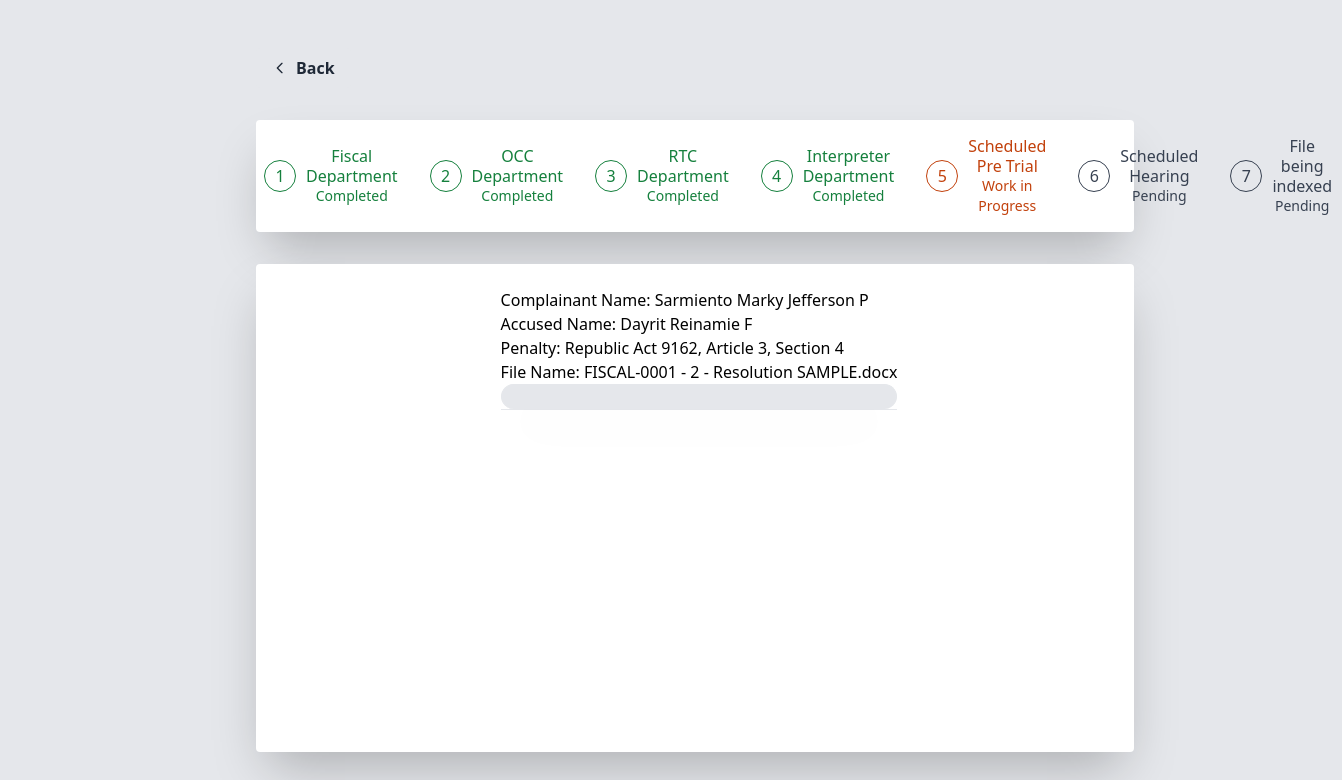
The page /src/pages/user/userQrRedirect.php?id=11 (signed in) on the database its author committed.
### tables this page shows
CREATE TABLE `v2_fiscal_submit_case` (
  `id` int(11) NOT NULL,
  `V1_CaseId` int(11) NOT NULL,
  `FromEmployee` varchar(50) NOT NULL,
  `Penalty` varchar(200) NOT NULL,
  `FileName` varchar(200) NOT NULL,
  `FileType` varchar(200) NOT NULL,
  `FileSize` int(11) NOT NULL,
  `FileData` blob NOT NULL,
  `DateSubmitted` date NOT NULL,
  `Accepted` tinyint(1) NOT NULL,
  `isReturn` tinyint(1) NOT NULL,
  `isReturnApproved` tinyint(1) NOT NULL,
  `Version` int(11) NOT NULL
);

CREATE TABLE `v1_pao_submit_case` (
  `id` int(11) NOT NULL,
  `FromEmployee` varchar(50) NOT NULL,
  `complainantLName` varchar(200) NOT NULL,
  `complainantFName` varchar(200) NOT NULL,
  `complainantMName` varchar(200) NOT NULL,
  `accusedLName` varchar(200) NOT NULL,
  `accusedFName` varchar(200) NOT NULL,
  `accusedMName` varchar(200) NOT NULL,
  `FileName` varchar(200) NOT NULL,
  `FileType` varchar(200) NOT NULL,
  `FileSize` int(11) NOT NULL,
  `FileData` blob NOT NULL,
  `Date` date NOT NULL,
  `Accepted` tinyint(1) NOT NULL,
  `isReturn` tinyint(1) NOT NULL,
  `isReturnApproved` tinyint(1) NOT NULL,
  `Version` int(11) NOT NULL
);

### src/pages/user/userQrRedirect.php (the view, shortened to what this page needs)
<?php
include('../../connection/config.php');
$loggedInRole = $_SESSION['role'] ?? '';
?>
<!DOCTYPE html>
<html lang="en">
<head>
    <link href="../../../dist/output.css" rel="stylesheet" />
    <script src="https://cdn.tailwindcss.com"></script>
    <link rel="stylesheet" href="https://cdnjs.cloudflare.com/ajax/libs/font-awesome/6.3.0/css/all.min.css">
</head>
<body class = "bg-gray-200">
    <?php
    if ($loggedInRole === "Fiscal") {
        $id = $_GET["id"];
        $FiscalQuery = "SELECT * FROM v2_fiscal_submit_case WHERE id = ?";
        $statement = $conn->prepare($FiscalQuery);
        $statement->bind_param("i", $id);
        $statement->execute();
        $FiscalQueryResult = $statement->get_result();
        if ($FiscalQueryResult->num_rows > 0) {
            $Fiscalrow = $FiscalQueryResult->fetch_assoc();
                $stepToDepartment = [
                    1 => 'Fiscal Department',
                    2 => 'OCC Department',
                    3 => 'RTC Department',
                    4 => 'Interpreter Department',
                    5 => 'Scheduled Pre Trial',
                    6 => 'Scheduled Hearing',
                    7 => 'File being indexed'
                ];
                $totalSteps = 7;
                $currentProgress = $Fiscalrow['Version'];
                echo '  <div class="text-center">';
                echo '  <div class="text-left sm:ml-64 sm:mt-12">';
                echo '    <a href="../user/userQRScanner.php" class="inline-flex items-center mb-8 bg-gray-200 hover:bg-gray-300 text-gray-800 font-bold py-2 px-4 rounded">';
                echo '      <svg class="mr-2 w-4 h-4" fill="none" stroke="currentColor" viewBox="0 0 24 24" xmlns="http://www.w3.org/2000/svg"><path stroke-linecap="round" stroke-linejoin="round" stroke-width              ="2" d="M15 19l-7-7 7-7"></path></svg>';
                echo '      Back';
                echo '    </a>';
                echo ' </div>';
                echo '<div class="ml-64 py-4 mr-52 pl-2 border-gray-500 rounded text-center bg-white shadow-2xl">';
                echo '<ol class="mx-auto w-full space-y-4 sm:flex sm:space-x-8 sm:space-y-0 rtl:space-x-reverse">';
               for ($step = 1; $step <= $totalSteps; $step++) {
                if ($step < $currentProgress) {
                    $colorClass = 'green';
                    $statusText = 'Completed';
                } elseif ($step == $currentProgress) {
                    $colorClass = 'orange';
                    $statusText = 'Work in Progress';
                } else {
                    $colorClass = 'gray';
                    $statusText = 'Pending';
                }
                echo '<li class="flex items-center text-' . $colorClass . '-700 dark:text-' . $colorClass . '-500 space-x-2.5 rtl:space-x-reverse">';
                echo '<span class="flex items-center justify-center w-8 h-8 border border-' . $colorClass . '-700 rounded-full shrink-0 dark:border-' . $colorClass . '-700">';
                echo $step;
                echo '</span>';
                echo '<span>';
                echo '<h3 class="font-medium leading-tight">' . $stepToDepartment[$step] . '</h3>';
                echo '<p class="text-sm">' . $statusText . '</p>';
                echo '</span>';
                echo '</li>';
               }
                echo '</ol>';
                echo '</div>';
                echo '<div class="ml-64 py-2 mr-52 pl-2 pb-24 border-gray-500 rounded text-center mt-8 bg-white shadow-2xl">';
                echo '<div class="max-w-md h-96 p-4 inline-block">';
                echo '<div class="border-b">';
                $V1_CaseId = $Fiscalrow["V1_CaseId"];
                $PaoQuery = "SELECT * FROM v1_pao_submit_case WHERE id = ?";
                $statement = $conn->prepare($PaoQuery);
                $statement->bind_param("i", $V1_CaseId);
                $statement->execute();
                $PaoQueryResult = $statement->get_result();
                $PAOrow = $PaoQueryResult->fetch_assoc();
                echo '<div class = "text-left">Complainant Name: ' . $PAOrow["complainantLName"] . ' ' . $PAOrow["complainantFName"] . ' ' . $PAOrow["complainantMName"] . '</div>';
                echo '<div class = "text-left">Accused Name: ' . $PAOrow["accusedLName"] . ' ' . $PAOrow["accusedFName"] . ' ' . $PAOrow["accusedMName"] . '</div>';
                echo '<div class = "text-left">Penalty: ' . $Fiscalrow['Penalty'] . '</div>';
                echo '<div class = "text-left">File Name: ' . $Fiscalrow['FileName'] . '</div>';
                echo '<div class="border-t border-x px-2 py-2 rounded-2xl bg-gray-200 shadow-2xl">';
                echo '</div>';
                echo '</div>';
                echo '</div>';
                echo '</div>';
                }
        }
        ?>
</body>
</html>

### rows shown on the page
v2_fiscal_submit_case: Version "Completed", Version "Work in Progress", Version "Pending", Penalty "Republic Act 9162, Article 3, Section 4", FileName "FISCAL-0001 - 2 - Resolution SAMPLE.docx"
v1_pao_submit_case: complainantLName "Sarmiento", complainantFName "Marky Jefferson", complainantMName "P", accusedLName "Dayrit", accusedFName "Reinamie", accusedMName "F"

### other values the page prints
$stepToDepartment[$step] "Fiscal Department"
$stepToDepartment[$step] "OCC Department"
$stepToDepartment[$step] "RTC Department"
$stepToDepartment[$step] "Interpreter Department"
$stepToDepartment[$step] "Scheduled Pre Trial"
$stepToDepartment[$step] "Scheduled Hearing"
$stepToDepartment[$step] "File being indexed"
